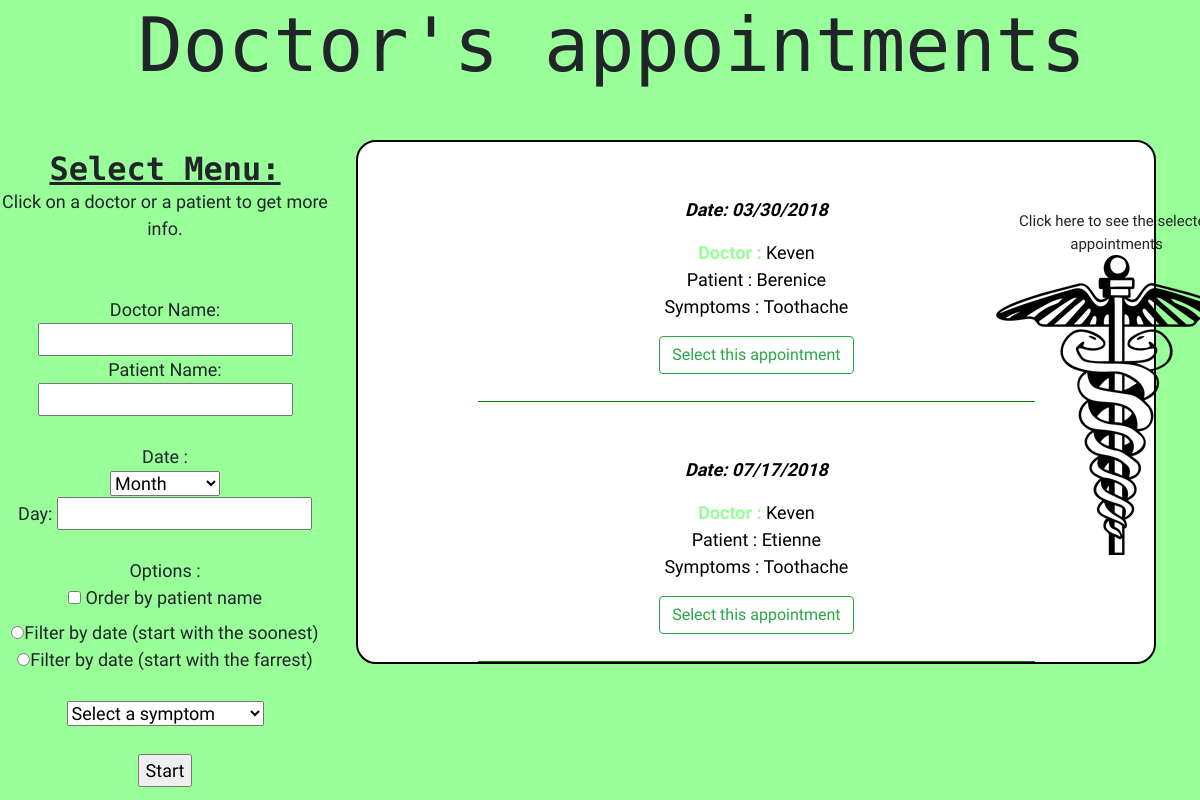
The page /index.php?symptoms=Toothache on the database its author committed.
### tables this page shows
CREATE TABLE `appointment` (
  `doctor_name` varchar(20) DEFAULT NULL,
  `patient_name` varchar(20) DEFAULT NULL,
  `date_day` varchar(2) DEFAULT NULL,
  `date_month` varchar(2) DEFAULT NULL,
  `date_year` varchar(4) DEFAULT NULL,
  `symptoms` varchar(50) DEFAULT NULL
);

### index.php (the view, shortened to what this page needs)
<!DOCTYPE html>
<html>
    <head>
        <link rel="stylesheet" href="https://maxcdn.bootstrapcdn.com/bootstrap/4.0.0/css/bootstrap.min.css">
        <link href="css/styles.css" rel="stylesheet" type="text/css" />
    </head>
    <body>
        <h1>Doctor's appointments</h1>
        <div id ="gotocart">
        Click here to see the selected appointments
            <a href="panier.php">
            <img id="cart" alt="cart" src="css/Medicine.png" >
            </a>
        </div>
        <div id="menu">
            <h2><center><b><u>Select Menu: </u></b></center></h2>
            Click on a doctor or a patient to get more info.
            <div id="select_type">
                <form action="index.php">
                    <br><br>
                    Doctor Name: <input type="text" name="Dname" value="">
                    <br>
                    Patient Name: <input type="text" name="Pname" value="">
                    <br><br>
                    Date :<br>
                    <select name="month">
                        <option value="">Month</option>
                    </select>
                    <br>
                    Day: <input type="text" name="day" value="">
                    <br>
                    <br>
                    Options : <br>
                    <input type="checkbox" name="patient" id="patient" /> <label for="patient">Order by patient name</label><br>
                    <input type="radio" name="order1" value="date" />Filter by date (start with the soonest)</label><br>
                    <input type="radio" name="order2" value="date" />Filter by date (start with the farrest)</label><br>
                    <br>
                    <select name="symptoms">
                        <option value="">Select a symptom</option>
                    </select>
                    <br><br>
                    <input type="submit", value="Start"><br>
                </form>
            </div>
        </div>
        <div id="card">
            <div id="list">
                <?php
                $connUrl = "mysql://hhmcxfo6xje74yta:dq4uvi52fdjxjcmo@if0ck476y7axojpg.cbetxkdyhwsb.us-east-1.rds.amazonaws.com:3306/n9ivgaye1azpifgp";
                $hasConnUrl = !empty($connUrl);
                $connParts = null;
                if ($hasConnUrl) {
                    $connParts = parse_url($connUrl);
                }
                $host = $hasConnUrl ? $connParts['host'] : getenv('IP');
                $dbname = $hasConnUrl ? ltrim($connParts['path'],'/') : 'crime_tips';
                $username = $hasConnUrl ? $connParts['user'] : getenv('C9_USER');
                $password = $hasConnUrl ? $connParts['pass'] : '';
                $bdd = new PDO("mysql:host=$host;dbname=$dbname", $username, $password);
                if ($_GET['symptoms']!='')
                {
                    $reponse = $bdd->query('SELECT * FROM appointment NATURAL JOIN patient NATURAL JOIN doctor WHERE symptoms=\'' . $_GET['symptoms'] . '\'');
                }
                $cmpt1 = 0;
                $cmpt2 = 100;
                while ($donnees = $reponse->fetch())
                {
                ?>
                    <div id="item">
                        <p>
                        <br/><br/>
                        <em><b> Date: <?php echo $donnees['date_month']; ?>/<?php echo $donnees['date_day']; ?>/2018 </b></em><br/>
                        <div class="popup" onclick="myFunction(<?php echo $cmpt1 ?>)" ><span id='green'><b>Doctor : </b></span>  <?php echo $donnees['doctor_name']; ?>
                        </div><br/>
                        <div class="popup" onclick="myFunction2(<?php echo $cmpt2 ?>)">Patient : <?php echo $donnees['patient_name']; ?>
                        </div><br/>
                        Symptoms : <?php echo $donnees['symptoms']; ?> <br />
                        </p>
                        <button  type="button" class="btn btn-outline-success" onclick="addtoCart()">Select this appointment</button><br> <br/>
                    </div>
                    <?php
                    $cmpt1++ ;
                    $cmpt2++ ;
                    ?>
                <?php
                }
                ?>
        </div>
    </body>
</html>

### css/styles.css (style rules this page uses)
body { width: 99%; height: 100%; font-size: 18px; background-color:#99ff99; background-size: auto; font-family: 'Share Tech', sans-serif; }
h1 { font-family: 'Share Tech Mono', monospace; font-size: 75px; margin: auto; text-align: center; width: 99%; margin-left: 2%; }
h2 { font-family: 'Share Tech Mono', monospace; margin: auto; text-align: center; width: 99%; }
#item { border-bottom: 1px solid green; width: 70%; margin-left: auto; margin-right: auto; text-align: center; font-family: 'Share Tech', sans-serif; }
#menu { margin-left: -15px; margin-top: 5%; width: 30%; height: 100px; float:left; position: fixed; font-family: 'Share Tech', sans-serif; text-align: center; }
#select_type { padding-bottom: 10px; text-align: center; font-family: 'Share Tech', sans-serif; }
#card { text-align: justify; margin-left: 30%; background-color: white; width: 800px; color: black; border-width: 2px; border-radius: 20px; font-family: 'Share Tech', sans-serif; border-style: solid; border-color: black; margin-top:50px; }
#green { color : #99ff99; }
.popup { position: relative; display: inline-block; cursor: pointer; -webkit-user-select: none; -moz-user-select: none; -ms-user-select: none; user-select: none; }
#gotocart { text-align: center; position: absolute; position: fixed; margin-left : 83%; margin-top : 10%; font-size: 15px; }

### rows shown on the page
appointment: date_month "03", date_day "30", doctor_name "Keven", patient_name "Berenice", symptoms "Toothache"
appointment: date_month "07", date_day "17", doctor_name "Keven", patient_name "Etienne", symptoms "Toothache"
